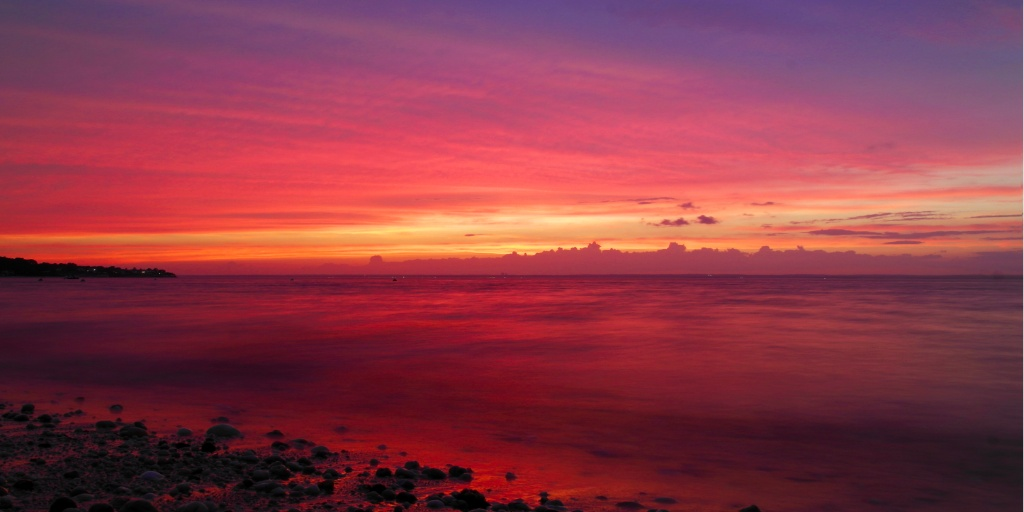
//> input picture C++/Project/build/test/Image256X256.jpg, 1024 x 512 px
$ ./DisplayImage   (built with g++ and OpenCV 4)
//> lines starting //> are read from the running program, lines starting //| are printed output that depends on the picture
#include <opencv2/core.hpp>
#include <opencv2/opencv.hpp>
//#include "clahe_custom.h"

using namespace cv;
using namespace std;

char img_path[] = "/home/sampannat/Downloads/Learning/C++/Project/build/test/Image256X256.jpg";//"/home/edgeai/code/b7932272-8e55-74c7-3eb5-acfee9cfed10.png";

#include <stdlib.h>			 /* To get prototypes of malloc() and free() */
#define BYTE_IMAGE 1
#ifdef BYTE_IMAGE
typedef unsigned char kz_pixel_t;	 /* for 8 bit-per-pixel images */
#define uiNR_OF_GREY (256)
#else
typedef unsigned short kz_pixel_t;	 /* for 12 bit-per-pixel images (default) */
# define uiNR_OF_GREY (4096)
#endif

const unsigned int uiMAX_REG_X = 16;	  /* max. # contextual regions in x-direction */
const unsigned int uiMAX_REG_Y = 16;	  /* max. # contextual regions in y-direction */


/************************ Prototype of CLAHE function************************/
int CLAHE_CUSTOM (kz_pixel_t* pImage, unsigned int uiXRes, unsigned int uiYRes,
	 kz_pixel_t Min, kz_pixel_t Max, unsigned int uiNrX, unsigned int uiNrY,
	      unsigned int uiNrBins, float fCliplimit);

/************************ Local prototypes ************************/
void ClipHistogram (unsigned long* pulHistogram, unsigned int
		     uiNrGreylevels, unsigned long ulClipLimit);

void MakeHistogram (kz_pixel_t* pImage, unsigned int uiXRes,
		unsigned int uiSizeX, unsigned int uiSizeY,
		unsigned long* pulHistogram,
		unsigned int uiNrGreylevels, kz_pixel_t* pLookupTable);

void MapHistogram (unsigned long* pulHistogram, kz_pixel_t Min, kz_pixel_t Max,
	       unsigned int uiNrGreylevels, unsigned long ulNrOfPixels);

void MakeLut (kz_pixel_t * pLUT, kz_pixel_t Min, kz_pixel_t Max, unsigned int uiNrBins);

void Interpolate (kz_pixel_t * pImage, int uiXRes, unsigned long * pulMapLU,
     unsigned long * pulMapRU, unsigned long * pulMapLB,  unsigned long * pulMapRB,
     unsigned int uiXSize, unsigned int uiYSize, kz_pixel_t * pLUT);


/************************** main function CLAHE ******************/
int CLAHE_CUSTOM (kz_pixel_t* pImage, unsigned int uiXRes, unsigned int uiYRes,
	 kz_pixel_t Min, kz_pixel_t Max, unsigned int uiNrX, unsigned int uiNrY,
	      unsigned int uiNrBins, float fCliplimit)
/*   pImage - Pointer to the input/output image
 *   uiXRes - Image resolution in the X direction
 *   uiYRes - Image resolution in the Y direction
 *   Min - Minimum greyvalue of input image (also becomes minimum of output image)
 *   Max - Maximum greyvalue of input image (also becomes maximum of output image)
 *   uiNrX - Number of contextial regions in the X direction (min 2, max uiMAX_REG_X)
 *   uiNrY - Number of contextial regions in the Y direction (min 2, max uiMAX_REG_Y)
 *   uiNrBins - Number of greybins for histogram ("dynamic range")
 *   float fCliplimit - Normalized cliplimit (higher values give more contrast)
 * The number of "effective" greylevels in the output image is set by uiNrBins; selecting
 * a small value (eg. 128) speeds up processing and still produce an output image of
 * good quality. The output image will have the same minimum and maximum value as the input
 * image. A clip limit smaller than 1 results in standard (non-contrast limited) AHE.
 */
{
    unsigned int uiX, uiY;		  /* counters */
    unsigned int uiXSize, uiYSize, uiSubX, uiSubY; /* size of context. reg. and subimages */
    unsigned int uiXL, uiXR, uiYU, uiYB;  /* auxiliary variables interpolation routine */
    unsigned long ulClipLimit, ulNrPixels;/* clip limit and region pixel count */
    kz_pixel_t* pImPointer;		   /* pointer to image */
    kz_pixel_t aLUT[uiNR_OF_GREY];	    /* lookup table used for scaling of input image */
    unsigned long* pulHist, *pulMapArray; /* pointer to histogram and mappings*/
    unsigned long* pulLU, *pulLB, *pulRU, *pulRB; /* auxiliary pointers interpolation */

    if (uiNrX > uiMAX_REG_X) return -1;	   /* # of regions x-direction too large */
    if (uiNrY > uiMAX_REG_Y) return -2;	   /* # of regions y-direction too large */
    if (uiXRes % uiNrX) return -3;	  /* x-resolution no multiple of uiNrX */
    if (uiYRes % uiNrY) return -4;	  /* y-resolution no multiple of uiNrY */
    if (Max >= uiNR_OF_GREY) return -5;	   /* maximum too large */
    if (Min >= Max) return -6;		  /* minimum equal or larger than maximum */
    if (uiNrX < 2 || uiNrY < 2) return -7;/* at least 4 contextual regions required */
    if (fCliplimit == 1.0) return 0;	  /* is OK, immediately returns original image. */
    if (uiNrBins == 0) uiNrBins = 128;	  /* default value when not specified */

    pulMapArray=(unsigned long *)malloc(sizeof(unsigned long)*uiNrX*uiNrY*uiNrBins);
    if (pulMapArray == 0) return -8;	  /* Not enough memory! (try reducing uiNrBins) */

    uiXSize = uiXRes/uiNrX; uiYSize = uiYRes/uiNrY;  /* Actual size of contextual regions */

    printf("uiXRes %d uiNrX %d  ,uiXSize %d, uiYRes %d uiNrY %d uiYSize %d \n ", uiXRes,  uiNrX  ,uiXSize, uiYRes, uiNrY, uiYSize);
    ulNrPixels = (unsigned long)uiXSize * (unsigned long)uiYSize;
    printf("ulNrPixels the grid pixels %d \n",ulNrPixels);
    if(fCliplimit > 0.0)
    {		  /* Calculate actual cliplimit	 */
       ulClipLimit = (unsigned long) (fCliplimit * (uiXSize * uiYSize) / uiNrBins);
       ulClipLimit = (ulClipLimit < 1UL) ? 1UL : ulClipLimit;
    }
    else ulClipLimit = 1UL<<14;		  /* Large value, do not clip (AHE) */
    printf("ulClipLimit, %d \n",ulClipLimit);

    MakeLut(aLUT, Min, Max, uiNrBins);	  /* Make lookup table for mapping of greyvalues */
    /* Calculate greylevel mappings for each contextual region */
    printf("uiNrBins %d \n",uiNrBins);
    for (uiY = 0, pImPointer = pImage; uiY < uiNrY; uiY++)
    {
	    for (uiX = 0; uiX < uiNrX; uiX++, pImPointer += uiXSize)
        {
            //printf("Total no of bins uiNrBins %d current y uiY %d current X uiX %d, uiNrX bin width %d \n ",uiNrBins , uiY,uiX, uiNrX);
	        pulHist = &pulMapArray[uiNrBins * (uiY * uiNrX + uiX)];
            //printf("%d \n",(uiNrBins * (uiY * uiNrX + uiX)));
            //printf("pulHist %lu \n",pulHist);
	        MakeHistogram(pImPointer,uiXRes,uiXSize,uiYSize,pulHist,uiNrBins,aLUT);

	        ClipHistogram(pulHist, uiNrBins, ulClipLimit);
	        MapHistogram(pulHist, Min, Max, uiNrBins, ulNrPixels);
	    }
	    pImPointer += (uiYSize - 1) * uiXRes;		  /* skip lines, set pointer */
    }

    /* Interpolate greylevel mappings to get CLAHE image */
    for (pImPointer = pImage, uiY = 0; uiY <= uiNrY; uiY++)
    {
	    if (uiY == 0)
        {
            /* special case: top row */
	        uiSubY = uiYSize >> 1;  uiYU = 0; uiYB = 0;
            printf("Special case top row after %d \n", uiSubY);
	    }
	    else
        {
	        if (uiY == uiNrY)
            {/* special case: bottom row */
                uiSubY = (uiYSize+1) >> 1;	uiYU = uiNrY-1;	 uiYB = uiYU;
	        }
	        else
            {/* default values */
		        uiSubY = uiYSize; uiYU = uiY - 1; uiYB = uiYU + 1;
	        }
	    }
	    for (uiX = 0; uiX <= uiNrX; uiX++)
        {
	        if (uiX == 0)
            {				  /* special case: left column */
		        uiSubX = uiXSize >> 1; uiXL = 0; uiXR = 0;
	        }
	        else
            {
		        if (uiX == uiNrX)
                {			  /* special case: right column */
                    uiSubX = (uiXSize+1) >> 1;  uiXL = uiNrX - 1; uiXR = uiXL;
		        }
		        else
                {					  /* default values */
		            uiSubX = uiXSize; uiXL = uiX - 1; uiXR = uiXL + 1;
		        }
	        }
            printf("uiX %d , uiY %d , uiYU %d , uiYB %d , uiXL %d , uiXR %d , uiNrX %d \n",uiX  , uiY  , uiYU , uiYB  , uiXL  , uiXR , uiNrX);
	        pulLU = &pulMapArray[uiNrBins * (uiYU * uiNrX + uiXL)];
	        pulRU = &pulMapArray[uiNrBins * (uiYU * uiNrX + uiXR)];
            pulLB = &pulMapArray[uiNrBins * (uiYB * uiNrX + uiXL)];
	        pulRB = &pulMapArray[uiNrBins * (uiYB * uiNrX + uiXR)];
	        Interpolate(pImPointer,uiXRes,pulLU,pulRU,pulLB,pulRB,uiSubX,uiSubY,aLUT);
	        pImPointer += uiSubX;			  /*set pointer on next matrix*/
	    }
	    pImPointer += (uiSubY - 1) * uiXRes;
    }
    free(pulMapArray);					  /* free space for histograms */
    return 0;						  /* return status OK */
}
void ClipHistogram (unsigned long* pulHistogram, unsigned int
		     uiNrGreylevels, unsigned long ulClipLimit)
/* This function performs clipping of the histogram and redistribution of bins.
 * The histogram is clipped and the number of excess pixels is counted. Afterwards
 * the excess pixels are equally redistributed across the whole histogram (providing
 * the bin count is smaller than the cliplimit).
 */
{
    unsigned long* pulBinPointer, *pulEndPointer, *pulHisto;
    unsigned long ulNrExcess, ulUpper, ulBinIncr, ulStepSize, i;
    long lBinExcess;

    ulNrExcess = 0;  pulBinPointer = pulHistogram;
    for (i = 0; i < uiNrGreylevels; i++)
    { /* calculate total number of excess pixels */
	    lBinExcess = (long) pulBinPointer[i] - (long) ulClipLimit;
        if (lBinExcess > 0)
            ulNrExcess += lBinExcess;	  /* excess in current bin */
    };

    /* Second part: clip histogram and redistribute excess pixels in each bin */
    ulBinIncr = ulNrExcess / uiNrGreylevels;		  /* average binincrement */
    ulUpper =  ulClipLimit - ulBinIncr;	/*values must be atleat ulUpper size in each bin*/
    /* Bins larger than ulUpper set to cliplimit */
    printf("ulBinIncr %d , ulNrExcess %d , ulUpper %d \n", ulBinIncr,ulNrExcess ,ulUpper );
    for (i = 0; i < uiNrGreylevels; i++)
    {
        if (pulHistogram[i] > ulClipLimit)
            pulHistogram[i] = ulClipLimit; /* clip bin */
        else
        {
	        if (pulHistogram[i] > ulUpper)
            {	/* high bin count */
	            ulNrExcess -= pulHistogram[i] - ulUpper;
                pulHistogram[i] = ulClipLimit;
	        }
	        else
            {	/* low bin count */
                //printf("Excess distribution in low bins ulBinIncr %d pulHistogram[i] %d \n", ulBinIncr , pulHistogram[i]);
	            ulNrExcess -= ulBinIncr;
                pulHistogram[i] += ulBinIncr;
	        }
       }
    }

    while (ulNrExcess)
    {   /* Redistribute remaining excess  */
	    pulEndPointer = &pulHistogram[uiNrGreylevels];
        pulHisto = pulHistogram;

	    while (ulNrExcess && pulHisto < pulEndPointer)
        {
	        ulStepSize = uiNrGreylevels / ulNrExcess;
	        if (ulStepSize < 1)
                ulStepSize = 1;     /* stepsize at least 1 */
	        for (pulBinPointer=pulHisto; pulBinPointer < pulEndPointer && ulNrExcess;pulBinPointer += ulStepSize)
            {
		        if (*pulBinPointer < ulClipLimit)
                {
		            (*pulBinPointer)++;
                    ulNrExcess--;	    /* reduce excess */
		        }
	        }
	        pulHisto++;		  /* restart redistributing on other bin location */
	    }
    }
}
void MakeHistogram (kz_pixel_t* pImage, unsigned int uiXRes,
		unsigned int uiSizeX, unsigned int uiSizeY,
		unsigned long* pulHistogram,
		unsigned int uiNrGreylevels, kz_pixel_t* pLookupTable)
/* This function classifies the greylevels present in the array image into
 * a greylevel histogram. The pLookupTable specifies the relationship
 * between the greyvalue of the pixel (typically between 0 and 4095) and
 * the corresponding bin in the histogram (usually containing only 128 bins).
 */
{
    kz_pixel_t* pImagePointer;
    unsigned int i;

    for (i = 0; i < uiNrGreylevels; i++)
        pulHistogram[i] = 0L; /* clear histogram */

    for (i = 0; i < uiSizeY; i++)
    {
		pImagePointer = &pImage[uiSizeX];
		while (pImage < pImagePointer){
            //increment the pulHistogram bit that corresponds to the
            //image bit at that position. Foreg : pImage at a point has value 200
            //increment the pulHistogram bit which the value corresponding to the value
            //for that bit in lookuptable. This is a case where in the number of bins are
            //varied. otherwise if bin is kept constant the pLookupTable may not be required at
            //all. Direct *pImage will get to the corresponding value in pulHistorgram
            kz_pixel_t *ptr = pImage;
            pulHistogram[pLookupTable[*pImage++]]++;
            //printf("At this point pulHistogram %d pLookupTable[*pImage] %d *pImage %d \n",pulHistogram[pLookupTable[*ptr]], pLookupTable[*ptr], *pImage);
            ptr++;
        }
        pImagePointer += uiXRes;
		pImage = &pImagePointer[-(int)uiSizeX];	/*go to beginning of next row*/
    }
}

void MapHistogram (unsigned long* pulHistogram, kz_pixel_t Min, kz_pixel_t Max,
	       unsigned int uiNrGreylevels, unsigned long ulNrOfPixels)
/* This function calculates the equalized lookup table (mapping) by
 * cumulating the input histogram. Note: lookup table is rescaled in range [Min..Max].
 */
{
    unsigned int i;  unsigned long ulSum = 0;
    const float fScale = ((float)(Max - Min)) / ulNrOfPixels;
    const unsigned long ulMin = (unsigned long) Min;

    for (i = 0; i < uiNrGreylevels; i++)
    {
        //printf("Before ulSum %d , pulHistogram[i] %d \n", ulSum , pulHistogram[i]);
		ulSum += pulHistogram[i];

        pulHistogram[i]=(unsigned long)(ulMin+ulSum*fScale);
        //printf("After ulSum %d , pulHistogram[i] %d \n", ulSum , pulHistogram[i]);
		if (pulHistogram[i] > Max)
            pulHistogram[i] = Max;
    }
}

/*
if we have elements from 10-50(min,max) and we have to categorize them in 5(uiNrBins) bins
range of each bin is Bin Size
i.e BinSize = 1+(50-10)/5 =9
which means mapping is done as follows
10-18 => 0
19-27 => 1
28-36 => 2
37-45 => 3
46-50 => 4
In simple words it tells you to which bin(0-(uiNrBins-1)) does a pixel value exit
*/
void MakeLut (kz_pixel_t * pLUT, kz_pixel_t Min, kz_pixel_t Max, unsigned int uiNrBins)
/* To speed up histogram clipping, the input image [Min,Max] is scaled down to
 * [0,uiNrBins-1]. This function calculates the LUT.
 */
{
    int i;
    const kz_pixel_t BinSize = (kz_pixel_t) (1 + (Max - Min) / uiNrBins);
    std::cout<<"Bin size = "<<(unsigned int)BinSize<<endl;
    for (i = Min; i <= Max; i++)
    {
        pLUT[i] = (i - Min) / BinSize;
        printf("LUT % i %d \n",i , pLUT[i]);
    }
}

void Interpolate (kz_pixel_t * pImage, int uiXRes, unsigned long * pulMapLU,
     unsigned long * pulMapRU, unsigned long * pulMapLB,  unsigned long * pulMapRB,
     unsigned int uiXSize, unsigned int uiYSize, kz_pixel_t * pLUT)
/* pImage      - pointer to input/output image
 * uiXRes      - resolution of image in x-direction
 * pulMap*     - mappings of greylevels from histograms
 * uiXSize     - uiXSize of image submatrix
 * uiYSize     - uiYSize of image submatrix
 * pLUT	       - lookup table containing mapping greyvalues to bins
 * This function calculates the new greylevel assignments of pixels within a submatrix
 * of the image with size uiXSize and uiYSize. This is done by a bilinear interpolation
 * between four different mappings in order to eliminate boundary artifacts.
 * It uses a division; since division is often an expensive operation, I added code to
 * perform a logical shift instead when feasible.
 */
{

/*Interpolate(pImPointer,uiXRes,pulLU,pulRU,pulLB,pulRB,uiSubX,uiSubY,aLUT);*/
    const unsigned int uiIncr = uiXRes-uiXSize; /* Pointer increment after processing row */
    kz_pixel_t GreyValue;
    unsigned int uiNum = uiXSize*uiYSize; /* Normalization factor */

    unsigned int uiXCoef, uiYCoef, uiXInvCoef, uiYInvCoef, uiShift = 0;

    if (uiNum & (uiNum - 1))
    {
      /* If uiNum is not a power of two, use division */
        for (uiYCoef = 0, uiYInvCoef = uiYSize; uiYCoef < uiYSize;uiYCoef++, uiYInvCoef--,pImage+=uiIncr)
        {
	        for (uiXCoef = 0, uiXInvCoef = uiXSize; uiXCoef < uiXSize; uiXCoef++, uiXInvCoef--)
            {
	            GreyValue = pLUT[*pImage];		   /* get histogram bin value */
	            *pImage++ = (kz_pixel_t ) ((uiYInvCoef * (uiXInvCoef*pulMapLU[GreyValue]
				            + uiXCoef * pulMapRU[GreyValue])
				            + uiYCoef * (uiXInvCoef * pulMapLB[GreyValue]
				            + uiXCoef * pulMapRB[GreyValue])) / uiNum);
	        }
        }
    }
    else
    {	/* avoid the division and use a right shift instead */
	    while (uiNum >>= 1) uiShift++;		   /* Calculate 2log of uiNum */
	    for (uiYCoef = 0, uiYInvCoef = uiYSize; uiYCoef < uiYSize;uiYCoef++, uiYInvCoef--,pImage+=uiIncr)
        {
	        for (uiXCoef = 0, uiXInvCoef = uiXSize; uiXCoef < uiXSize;uiXCoef++, uiXInvCoef--)
            {
	            GreyValue = pLUT[*pImage];	  /* get histogram bin value */
	            *pImage++ = (kz_pixel_t)((uiYInvCoef* (uiXInvCoef * pulMapLU[GreyValue]
				        + uiXCoef * pulMapRU[GreyValue])
				        + uiYCoef * (uiXInvCoef * pulMapLB[GreyValue]
				        + uiXCoef * pulMapRB[GreyValue])) >> uiShift);
	        }
	    }
    }
}

int main()
{
    // READ RGB color image and convert it to Lab
    printf("Read image \n");
    Mat bgr_image = imread(img_path);
//> bgr_image is the input picture: 512 rows x 1024 cols, CV_8UC3; mean B, G, R 72.2, 57.5, 139.3
    imshow("image grey", bgr_image);

    Mat gray_image;

    printf("Read image done \n");

    int img_width = bgr_image.size().width;
//> img_width = 1024
    int img_height = bgr_image.size().height;
//> img_height = 512

    printf("Read image grep image convert w %d h %d \n", img_width , img_height);
//| Read image grep image convert w 1024 h 512
    cvtColor(bgr_image, gray_image,cv::COLOR_BGR2GRAY);
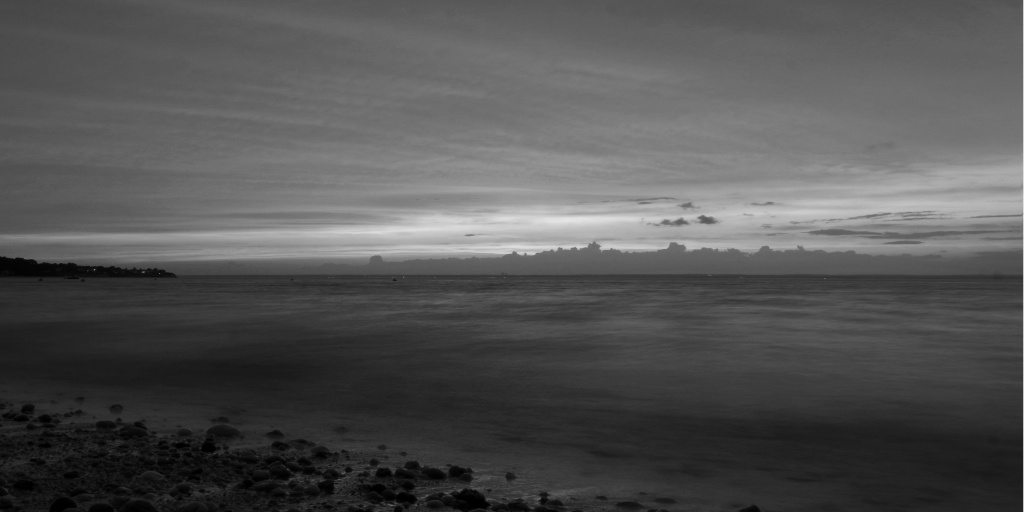
//> gray_image: 512 rows x 1024 cols, CV_8UC1; min 0, max 230, mean 83.6
    //convert BGR image to gray scale image & stores in bgr_image
    printf("Read image grep image convert done \n");


    // [16 lines of commented-out code are left out]
    int result = CLAHE_CUSTOM(gray_image.data,img_width,img_height,0,255,16,16,256,100);
//| uiXRes 1024 uiNrX 16  ,uiXSize 64, uiYRes 512 uiNrY 16 uiYSize 32
//| ulNrPixels the grid pixels 2048
//| ulClipLimit, 800
//> the loop in CLAHE_CUSTOM, `for (uiY = 0, pImPointer = pImage; uiY < uiNrY; uiY++)` made 16 passes
//> the loop in CLAHE_CUSTOM, `for (pImPointer = pImage, uiY = 0; uiY <= uiNrY; uiY++)` made 17 passes
//> uiSubY on passes 1 to 12: 16, 32, 32, 32, 32, 32, 32, 32, 32, 32, 32, 32
//| Special case top row after 16
//> after the loop in CLAHE_CUSTOM, `for (pImPointer = pImage, uiY = 0; uiY <= uiNrY; uiY++)`: uiSubX = 32; uiXL = 15
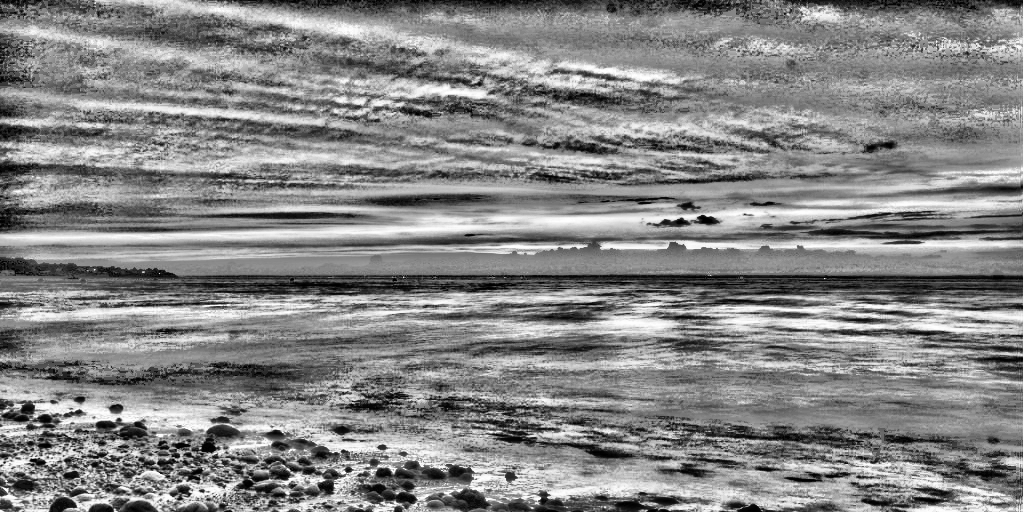
//> gray_image: 512 rows x 1024 cols, CV_8UC1; min 0, max 255, mean 133.8
//> result = 0
    printf("CLAHE execution done result %d  \n", result);
//| CLAHE execution done result 0

// Merge the the color planes back into an Lab image
// display the results  (you might also want to see lab_planes[0] before and after).
// imshow("image original", ray_image);
//cvtColor(bgr_image, gray_image,cv::COLOR_GRAY2BGR);
  imshow("image grey_1", gray_image);
  waitKey();
//imshow("image CLAHE CPP", dst);

return 0;
}


// [20 lines of commented-out code are left out]
